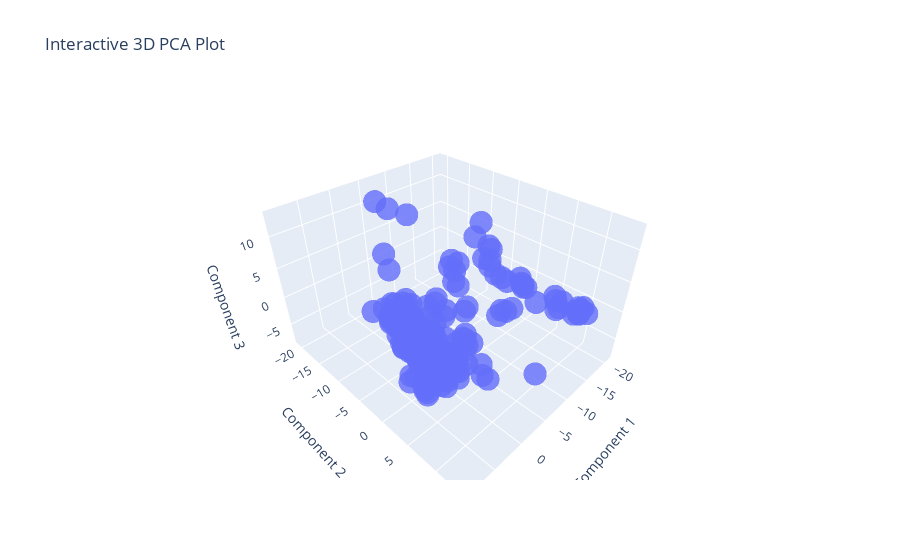

Write notebook code for a chart like this one.
### Code cell
import plotly.express as px

# Specify ligands to highlight
highlight_ligands = ['l_44', 'l_45', "l_46", "l_47", "l_48", "l_49", "l_58", "l_59"]

# Add a new column for color coding (highlight or default)
# pca_df['color'] = pca_df['ligand'].apply(
#     lambda x: x if x in highlight_ligands else 'Other'
# )

# Create a 3D scatter plot
fig = px.scatter_3d(
    pca_df,
    x='Component 1',
    y='Component 2',
    z='Component 3',
    # color='color',
    title='Interactive 3D PCA Plot',
    hover_data={'ligand': True},
    # labels={'ligand': 'Name'},
    # symbol='color',  # Optional: use different symbols for highlighted ligands
    opacity=0.8
)

# Customize the layout
fig.update_layout(
    legend=dict(title='Ligand Categories'),
    scene=dict(
        xaxis_title='Component 1',
        yaxis_title='Component 2',
        zaxis_title='Component 3'
    )
)

# Show the interactive plot
fig.show()

### Figure 1 — Plotly figure (JSON) as saved in the notebook; plotly's stock layout.template omitted (floating-point values rounded to 4 significant figures; data arrays with more than 128 entries replaced by an {"elided": "..."} marker saying what was removed)
{"data": [{"customdata": {"elided": "287x1 str values"}, "hovertemplate": "Component 1=%{x}<br>Component 2=%{y}<br>Component 3=%{z}<br>ligand=%{customdata[0]}<extra></extra>", "legendgroup": "", "marker": {"color": "#636efa", "opacity": 0.8, "symbol": "circle"}, "mode": "markers", "name": "", "scene": "scene", "showlegend": false, "x": {"elided": "287 float values"}, "y": {"elided": "287 float values"}, "z": {"elided": "287 float values"}, "type": "scatter3d"}], "layout": {"scene": {"domain": {"x": [0.0, 1.0], "y": [0.0, 1.0]}, "xaxis": {"title": {"text": "Component 1"}}, "yaxis": {"title": {"text": "Component 2"}}, "zaxis": {"title": {"text": "Component 3"}}}, "legend": {"tracegroupgap": 0, "title": {"text": "Ligand Categories"}}, "title": {"text": "Interactive 3D PCA Plot"}}}
